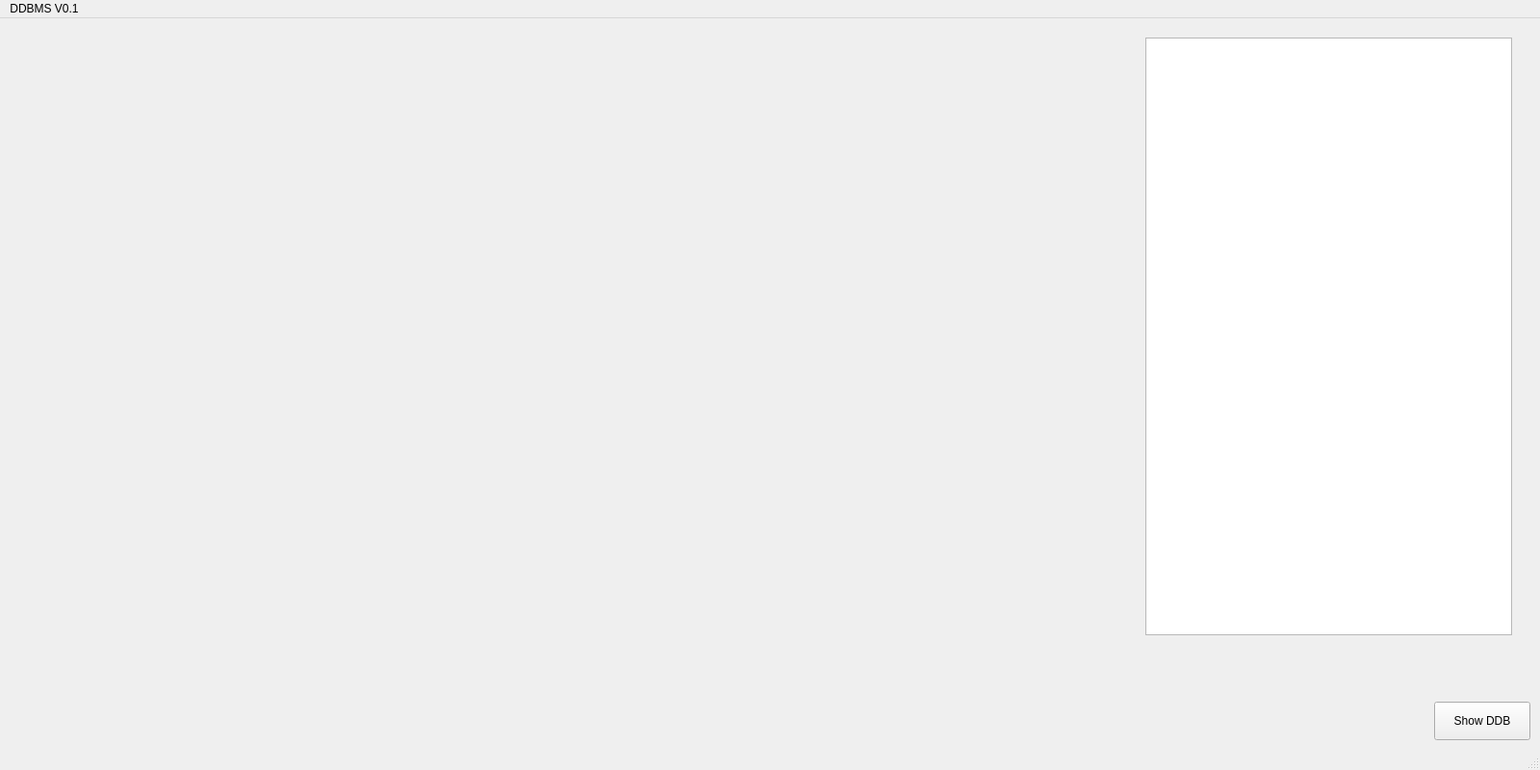
<?xml version="1.0" encoding="UTF-8"?>
<ui version="4.0">
 <class>DDBMainWin</class>
 <widget class="QMainWindow" name="DDBMainWin">
  <property name="geometry">
   <rect>
    <x>0</x>
    <y>0</y>
    <width>1600</width>
    <height>800</height>
   </rect>
  </property>
  <property name="windowTitle">
   <string>MainWindow</string>
  </property>
  <widget class="QWidget" name="centralwidget">
   <widget class="QPushButton" name="button_show_DDB">
    <property name="geometry">
     <rect>
      <x>1490</x>
      <y>710</y>
      <width>100</width>
      <height>40</height>
     </rect>
    </property>
    <property name="text">
     <string>Show DDB</string>
    </property>
   </widget>
   <widget class="QTextEdit" name="DDB_textEdit">
    <property name="geometry">
     <rect>
      <x>1190</x>
      <y>20</y>
      <width>381</width>
      <height>621</height>
     </rect>
    </property>
   </widget>
  </widget>
  <widget class="QMenuBar" name="menubar">
   <property name="geometry">
    <rect>
     <x>0</x>
     <y>0</y>
     <width>1600</width>
     <height>26</height>
    </rect>
   </property>
   <widget class="QMenu" name="menuDDBMS_V0_1">
    <property name="title">
     <string>DDBMS V0.1</string>
    </property>
   </widget>
   <addaction name="menuDDBMS_V0_1"/>
  </widget>
  <widget class="QStatusBar" name="statusbar"/>
 </widget>
 <resources/>
 <connections/>
</ui>
